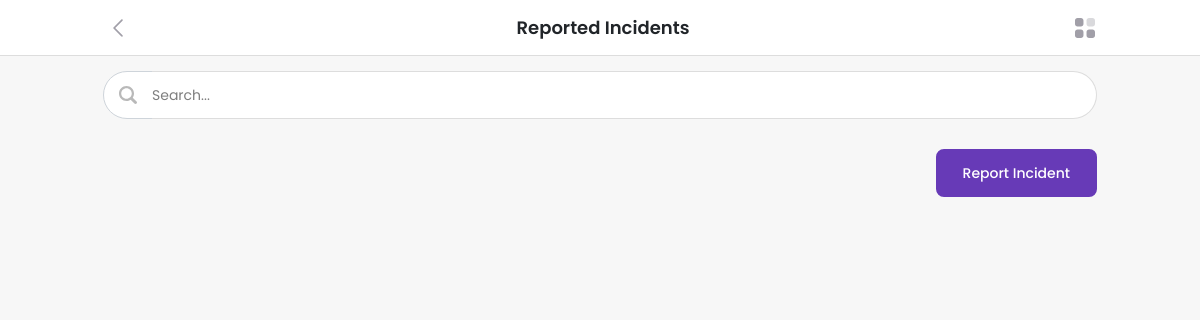
/views/incidents.php (signed in), run on an earlier commit of the app's database.
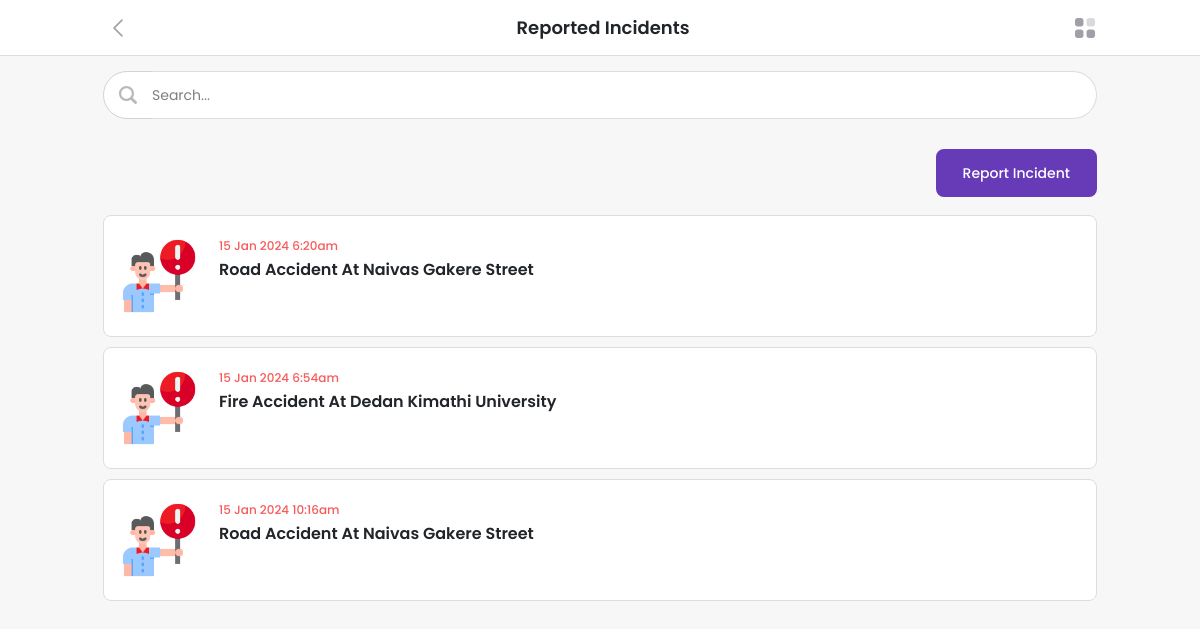
And on a later commit of the database.
### tables this page shows
CREATE TABLE `road_incidents` (
  `road_incident_id` int(200) NOT NULL,
  `road_incident_user_id` int(200) NOT NULL,
  `road_incident_type` varchar(200) NOT NULL,
  `road_incident_location_id` int(200) NOT NULL,
  `road_incident_description` longtext NOT NULL,
  `road_incident_date_reported` timestamp(6) NOT NULL DEFAULT current_timestamp(6),
  `road_incident_response_service_id` int(200) DEFAULT NULL
);

CREATE TABLE `locations` (
  `location_id` int(200) NOT NULL,
  `location_name` longtext NOT NULL
);

### views/incidents.php (the view, shortened to what this page needs)
<?php
require_once('../config/config.php');
require_once('../partials/head.php');
?>
<body>
    <div class="page-wraper">
        <header class="header">
            <div class="main-bar">
                <div class="container">
                    <div class="header-content">
                        <div class="left-content">
                            <a href="javascript:void(0);" class="back-btn">
                            </a>
                        </div>
                        <div class="mid-content">
                            <h5 class="mb-0">Reported Incidents</h5>
                        </div>
                        <div class="right-content">
                            <a href="javascript:void(0);" class="menu-toggler">
                            </a>
                        </div>
                    </div>
                </div>
            </div>
        </header>
        <div class="page-content">
            <div class="content-inner pt-0">
                <div class="container fb">
                    <form class="m-b30">
                        <div class="input-group">
                            <span class="input-group-text">
                                <a href="javascript:void(0);" class="search-icon">
                                </a>
                            </span>
                            <input type="text" placeholder="Search..." id="search" onkeyup="FilterFunction()" name="field_name" class="form-control ps-0 bs-0">
                        </div>
                    </form>
                    <?php if ($_SESSION['login_rank'] == 'Road User' || $_SESSION['login_rank'] == 'Admin') { ?>
                        <div class="d-flex flex-row-reverse">
                            <button type="button" class="btn w-10 btn-primary mb-2 text-center" data-bs-toggle="modal" data-bs-target="#AddModal">Report Incident</button>
                        </div>
                    <?php } ?>
                    <div class="dashboard-area">
                        <div class="list item-list recent-jobs-list">
                            <div class="list item-list recent-jobs-list">
                                <ul>
                                    <?php
                                    $incidents_sql = mysqli_query(
                                        $mysqli,
                                        "SELECT * FROM road_incidents i
                                        INNER JOIN locations l ON l.location_id = i.road_incident_location_id"
                                    );
                                    if (mysqli_num_rows($incidents_sql) > 0) {
                                        while ($incidents = mysqli_fetch_array($incidents_sql)) {
                                    ?>
                                            <li class="filter">
                                                <div class="item-content">
                                                    <a href="incident?view=<?php echo $incidents['road_incident_id']; ?>" class="item-media"><img src="../assets/images/welcome/incident.png" width="80" alt="logo"></a>
                                                    <div class="item-inner">
                                                        <div class="item-title-row">
                                                            <div class="item-subtitle text-danger"><?php echo date('d M Y g:ia', strtotime($incidents['road_incident_date_reported'])); ?></div>
                                                            <h6 class="item-title">
                                                                <a href="incident?view=<?php echo $incidents['road_incident_id']; ?>"><?php echo $incidents['road_incident_type']; ?> At <?php echo $incidents['location_name']; ?></a>
                                                            </h6>
                                                        </div>
                                                    </div>
                                                </div>
                                            </li>
                                    <?php }
                                    } ?>
                                </ul>
                            </div>
                        </div>
                    </div>
                </div>
            </div>
        </div>
    </div>
</body>
</html>

What changed in the data, as far as the page shows it:
added road_incidents: road_incident_date_reported "15 Jan 2024 6:20am", road_incident_type "Road Accident", road_incident_location.location_name "Naivas Gakere Street"
added road_incidents: road_incident_date_reported "15 Jan 2024 6:54am", road_incident_type "Fire Accident", road_incident_location.location_name "Dedan Kimathi University"
added road_incidents: road_incident_date_reported "15 Jan 2024 10:16am", road_incident_type "Road Accident", road_incident_location.location_name "Naivas Gakere Street"
